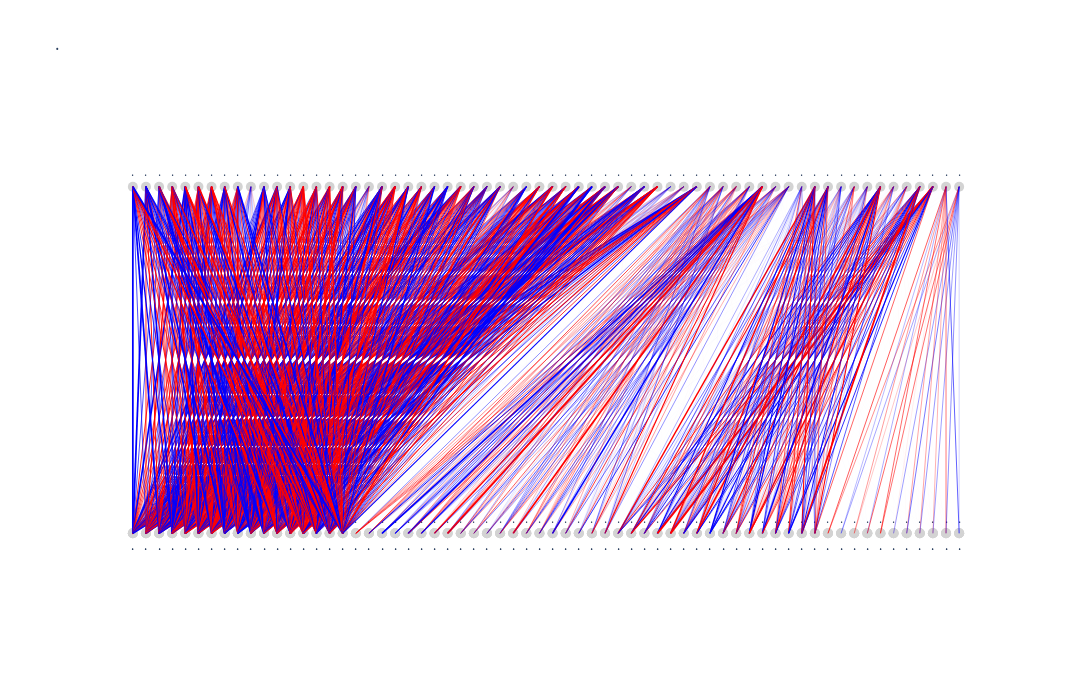

Notebook source saved alongside this figure:
### Code cell
fig = visualize_layer(new_layer)
fig.show()
